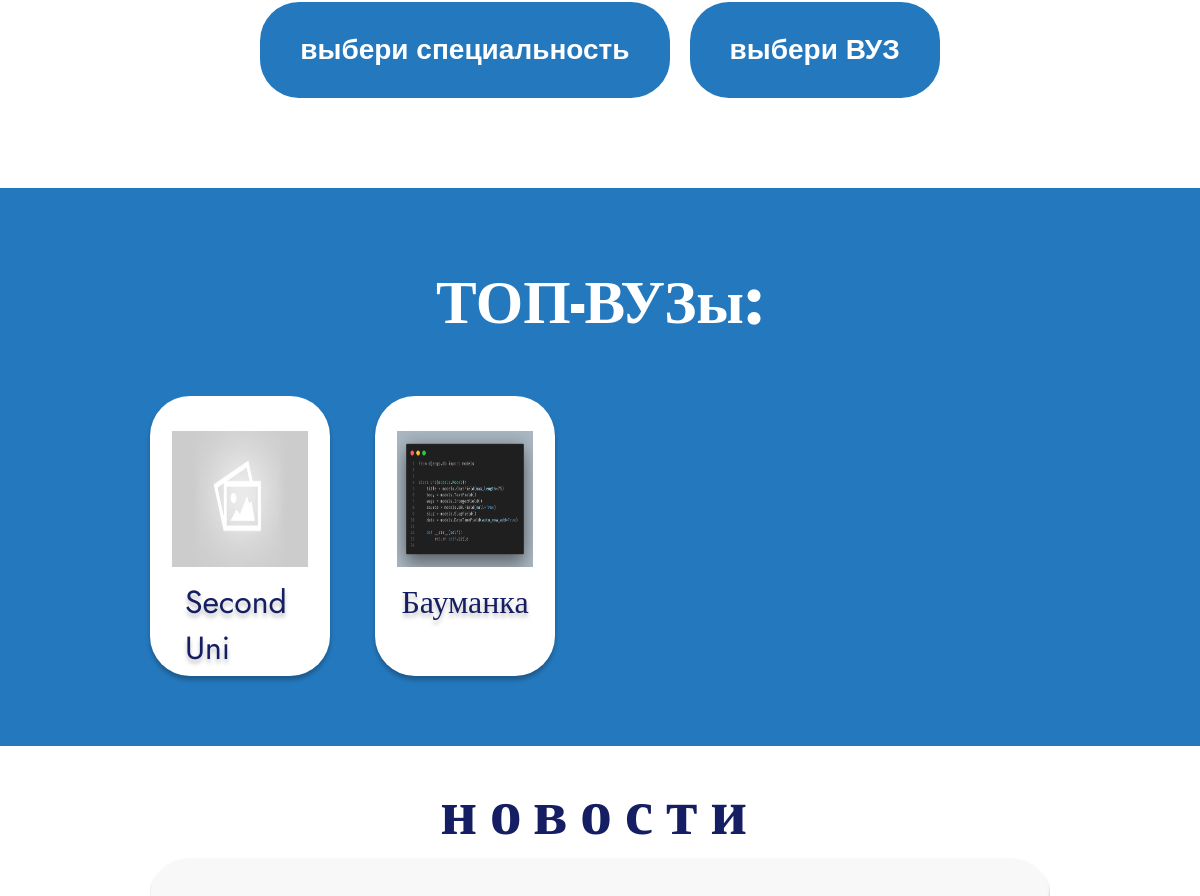
Before: / (middle part) with the older database file.
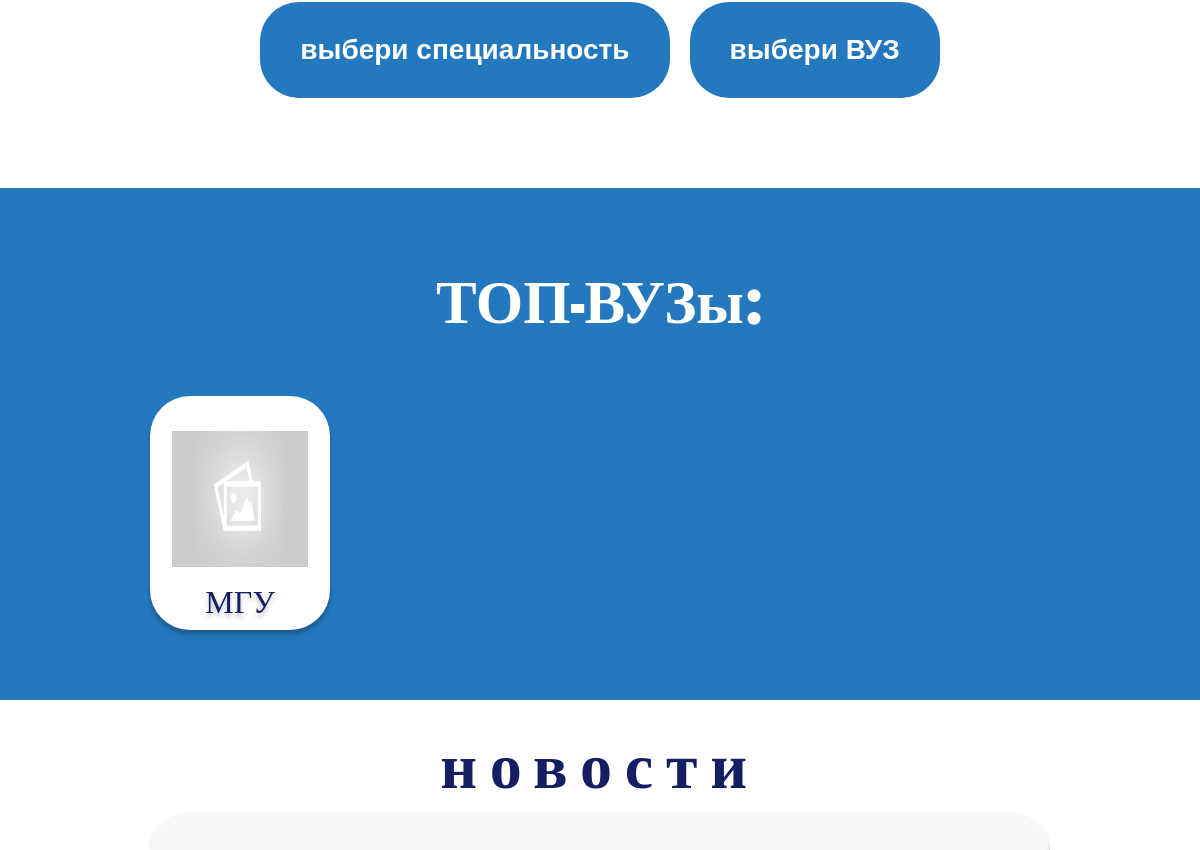
After: the same page with the newer database file.
### unis/models.py (models this page shows, shortened)
class Uni(models.Model):
    title = models.CharField(max_length=75)
    body = models.TextField()
    about = models.TextField()
    wage = models.IntegerField()
    source = models.URLField(null=True)
    slug = models.SlugField()
    img = models.ImageField(default='empty.png', blank=True)
    date = models.DateTimeField(auto_now_add=True)
    scoreBudget = models.FloatField(default=0, validators=[
        MinValueValidator(0),
        MaxValueValidator(100)
    ])
    scorePaid = models.FloatField(default=0, validators=[
        MinValueValidator(0),
        MaxValueValidator(100)
    ])

### webnavigator/views.py (the view)
# urls.py: path('', views.homepage),
def homepage(request):
    unis = Uni.objects.all().order_by('-date')
    return render(request, 'index.html', {'unis': unis})

### templates/index.html (shortened to what this page needs)
{% extends "layout.html" %}
{% load static %}
{% block content %}
    <div class="hero">
        <div class="container">
            <div class="hero-wrapper">
                <div class="hero-buttons">
                    <button class="hero-button">выбери специальность</button>
                    <button class="hero-button">выбери ВУЗ</button>
                </div>
            </div>
        </div>
    </div>
    <div class="best">
        <div class="container">
            <div class="best-wrapper">
                <h2 class="best-title">ТОП-ВУЗы:</h2>
                <div class="best-cards">
                    {% for uni in unis %}
                        <div class="best-card">
                            <a href="{% url 'unis:page' slug=uni.slug %}">
                                <img src="{{ uni.img.url }}" alt="{{ uni.title }}">
                            </a>
                            <span class="best-card__name">{{ uni.title }}</span>
                        </div>
                    {% endfor%}
                </div>
            </div>
        </div>
    </div>
    <div class="news">
        <div class="container">
            <div class="news-wrapper">
                <h2 class="news-title">новости</h2>
                <div class="swiper news-slider">
                    <div class="swiper-wrapper">
                        <div class="swiper-slide">
                            <div class="news-slide">
                            </div>
                        </div>
                    </div>
                </div>
            </div>
        </div>
    </div>
{% endblock %}

### templates/layout.html (shortened to what this page needs)
<!DOCTYPE html>
{% load static %}
<html lang="en">
<head>
    <link rel="stylesheet" href="{% static 'css/style.css' %}">
    <link rel="stylesheet" href="https://cdn.jsdelivr.net/npm/swiper@11/swiper-bundle.min.css"/>
</head>
<body>
    {% block content %}
    {% endblock %}
</body>
</html>

### static/css/style.css (style rules this page uses)
* { box-sizing: border-box; padding: 0; margin: 0; }
body { font-family: Jost; color: #fff; }
.container { max-width: 75%; margin: 0 auto; }
.hero-wrapper { padding: 90px 0; display: flex; flex-direction: column; align-items: center; }
.hero-buttons { display: flex; justify-content: space-between; margin-top: 70px; }
.hero-button { padding: 30px 40px; color: #fff; font-size: 28px; font-weight: 800; line-height: 36.12px; border-radius: 39px; background: #2478BD; border: none; }
.hero-button:first-child { margin-right: 20px; }
.best { padding: 70px 0; background: #2478BD; }
.best-title { color: #fff; text-align: right; font-size: 61px; font-style: normal; font-weight: 800; }
.best-wrapper { display: flex; flex-direction: column; align-items: center; }
.best-card { border-radius: 40px; background: #fff; box-shadow: 0px 4px 4px 0px rgba(0, 0, 0, 0.25); padding: 35px 35px 5px; display: flex; flex-direction: column; align-items: center; color: #151E63; text-shadow: 0px 4px 4px rgba(0, 0, 0, 0.25); font-size: 32px; font-style: normal; font-weight: 400; width: 20%; }
.best-card img { width: 136px; height: 136px; }
.best-cards { margin-top: 50px; display: flex; flex-wrap: wrap; gap: 30px 5%; width: 100%; }
.news { background: #fff; padding: 20px 0 50px; }
.news-wrapper { display: flex; flex-direction: column; align-items: center; }
.news-title { color: #151E63; font-size: 64px; font-style: normal; font-weight: 700; letter-spacing: 12.8px; }
.news-slider { width: 100%; }
.news-slide { padding: 40px 50px; border-radius: 40px; background: #f8f8f8; box-shadow: 0px 4px 4px 0px rgba(0, 0, 0, 0.25); color: #000; display: flex; flex-direction: column; align-items: center; margin-bottom: 10px; }

Changed rows visible on the page:
removed Uni: img (picture), title "Second Uni"
removed Uni: img (picture), title "Бауманка"
added Uni: img (placeholder picture), title "МГУ"
